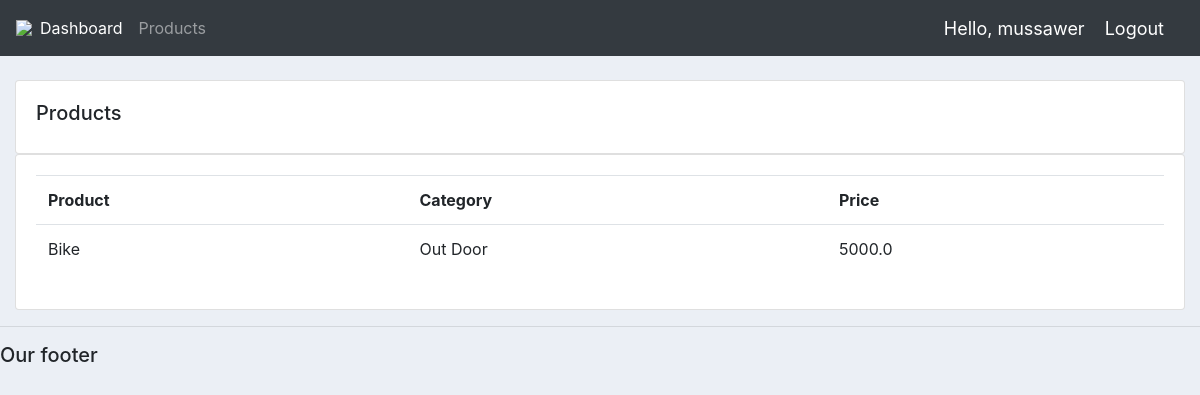
Screenshot of /products/ (signed in) with the database file from the repository.
### accounts/models.py (models this page shows, shortened)
class Product(models.Model):
    CATEGORY = (
        ('Indoor', 'Indoor'),
        ('Out Door', 'Out Door'),
    )
    name = models.CharField(max_length=200, null=True)
    price = models.FloatField(null=True)
    category = models.CharField(max_length=200, null=True, choices=CATEGORY)
    description = models.CharField(max_length=200, null=True, blank=True)
    date_created = models.DateTimeField(auto_now_add=True, null=True)
    tags = models.ManyToManyField(Tag)

### accounts/decorators.py (the view)
        def wrapper_func(request, *args, **kwargs):
            group = None
            if request.user.groups.exists():
                group = request.user.groups.all()[0].name
            if group in allowed_roles:
                return view_func(request, *args, **kwargs)
            else:
                return HttpResponse('You are not authorized to view this page')

### accounts/views.py (called while the page is built)
@login_required(login_url='login')
@allowed_users(allowed_roles=['admin'])
def products(request):
    products = Product.objects.all()
    return render(request, 'accounts/products.html', {'products': products})

### accounts/templates/accounts/products.html
{%  extends 'accounts/main.html' %}
{% block content %}
<br>
<div class="row">
    <div class="col-md">
        <div class="card card-body">
            <h5>Products</h5>
        </div>
        <div class="card card-body">
            <table class="table">
                <tr>
                    <th>Product</th>
                    <th>Category</th>
                    <th>Price</th>
                </tr>
                {% for i in products %}
                <tr>
                    <td>{{i.name}}</td>
                    <td>{{i.category}}</td>
                    <td>{{i.price}}</td>
                </tr>
                {% endfor %}
            </table>
        </div>
    </div>
</div>
{% endblock content %}

### accounts/templates/accounts/navbar.html (shortened to what this page needs)
{% load static %}
<nav class="navbar navbar-expand-lg navbar-dark bg-dark">
    <img src="{% static 'images/logo.png' %}">
    <div class="collapse navbar-collapse" id="navbarNav">
        <ul class="navbar-nav">
            {% if request.user.is_staff %}
            <li class="nav-item active">
                <a class="nav-link" href="{% url 'home' %}">Dashboard</a>
            </li>
            <li class="nav-item">
                <a class="nav-link" href="{% url 'products' %}">Products</a>
            </li>
            {% else %}
            <li class="nav-item">
                <a class="nav-link" href="{% url 'account' %}">Settings</a>
            </li>
            {% endif %}
        </ul>
    </div>
    <span class="hello-msg">Hello, {{request.user}}</span>
    <span><a class="hello-msg" href="{% url 'logout' %}">Logout</a></span>
</nav>

### static/css/main.css (style rules this page uses)
body { background-color: #ebeff5; }

### accounts/templates/accounts/navbar.html (style rules this page uses)
.hello-msg { font-size: 18px; color: #fff; margin-right: 20px; }

### rows the page displays
Product: name "Bike", category "Out Door", price "5000.0"

### other values shown
{{ request.user }} "mussawer"
